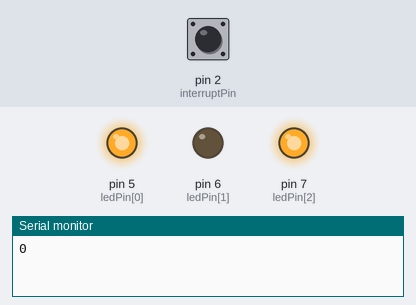
The sketch below on a simulated Arduino Uno, built with avr-gcc and run on an emulated ATmega328P. Parts: output pins drawn as LEDs (lit = HIGH), the last lines printed to the serial monitor. Dashed ring = blinking. The test bench sets the inputs (shaded band); at power-on: pin 2 (interruptPin) LOW.

Above: at 1.2 s.
1.3 s: pin 2 (interruptPin) pulled HIGH for 0.15 s
At 2.12 s:
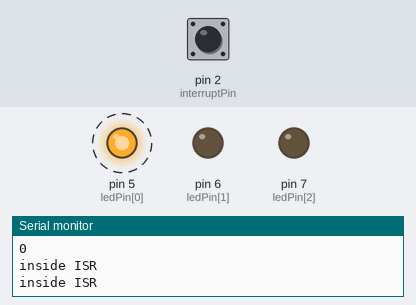
4.4 s: pin 2 (interruptPin) pulled HIGH for 1 s
At 6.5 s:
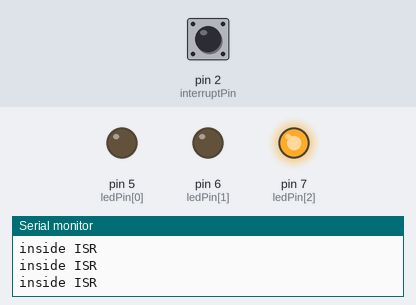
7.4 s: pin 2 (interruptPin) pulled HIGH for 3.2 s
At 13.9 s:
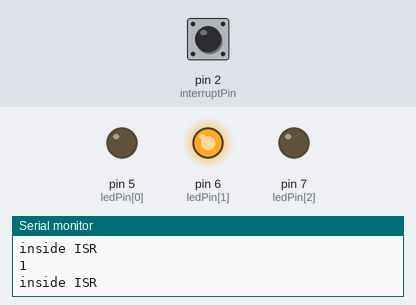
Timing chart, 0 to 18.1 s (numbered marks = the images above; inputs shaded):
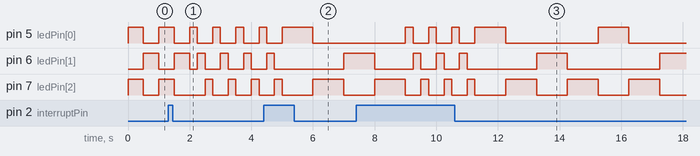

The sketch:

christmasLights.ino
```cpp
//pin declarations
int ledPin[] = {5, 6, 7};
int interruptPin = 2;

//Global variables
volatile int patternSelect = 1
;
long unsigned int lastPress = 0;
int debounceTime = 500;


void setup() {
  // put your setup code here, to run once:

  for(int i=0; i < 3; i++) {
  pinMode(ledPin[i], OUTPUT);
  }


  //pinMode(buttonPin, INPUT_PULLUP);

  attachInterrupt(digitalPinToInterrupt(interruptPin), ISR_play_song, CHANGE);
Serial.begin(9600);

}

void loop() {
  // put your main code here, to run repeatedly:

  Serial.println(digitalRead(interruptPin));


  while(patternSelect==1) {
  digitalWrite(ledPin[0], HIGH);
  digitalWrite(ledPin[1], LOW);
digitalWrite(ledPin[2], HIGH);
delay(500);
  digitalWrite(ledPin[0], LOW);
  digitalWrite(ledPin[1], HIGH);
  digitalWrite(ledPin[2], LOW);
  delay(500);
  }

  while(patternSelect == 2) {
    digitalWrite(ledPin[0], HIGH);
  digitalWrite(ledPin[1], LOW);
digitalWrite(ledPin[2], LOW);
delay(250);
  digitalWrite(ledPin[0], LOW);
  digitalWrite(ledPin[1], HIGH);
  digitalWrite(ledPin[2], LOW);
  delay(250);
  digitalWrite(ledPin[0], LOW);
  digitalWrite(ledPin[1], LOW);
  digitalWrite(ledPin[2], HIGH);
  delay(250);
  }

  while(patternSelect == 3) {
    digitalWrite(ledPin[0], HIGH);
  digitalWrite(ledPin[1], LOW);
digitalWrite(ledPin[2], LOW);
delay(1000);
  digitalWrite(ledPin[0], LOW);
  digitalWrite(ledPin[1], LOW);
  digitalWrite(ledPin[2], HIGH);
  delay(1000);
  digitalWrite(ledPin[0], LOW);
  digitalWrite(ledPin[1], HIGH);
  digitalWrite(ledPin[2], LOW);
  delay(1000);
  digitalWrite(ledPin[0], LOW);
  digitalWrite(ledPin[1], LOW);
  digitalWrite(ledPin[2], HIGH);
  delay(1000);
  }
}


void ISR_play_song() {
  Serial.println("inside ISR");
  if((millis()-lastPress) > debounceTime) {
      lastPress = millis();


       if(patternSelect < 3){
        patternSelect++;
       }
       else {
        patternSelect = 1;
       }
  }
}
```
